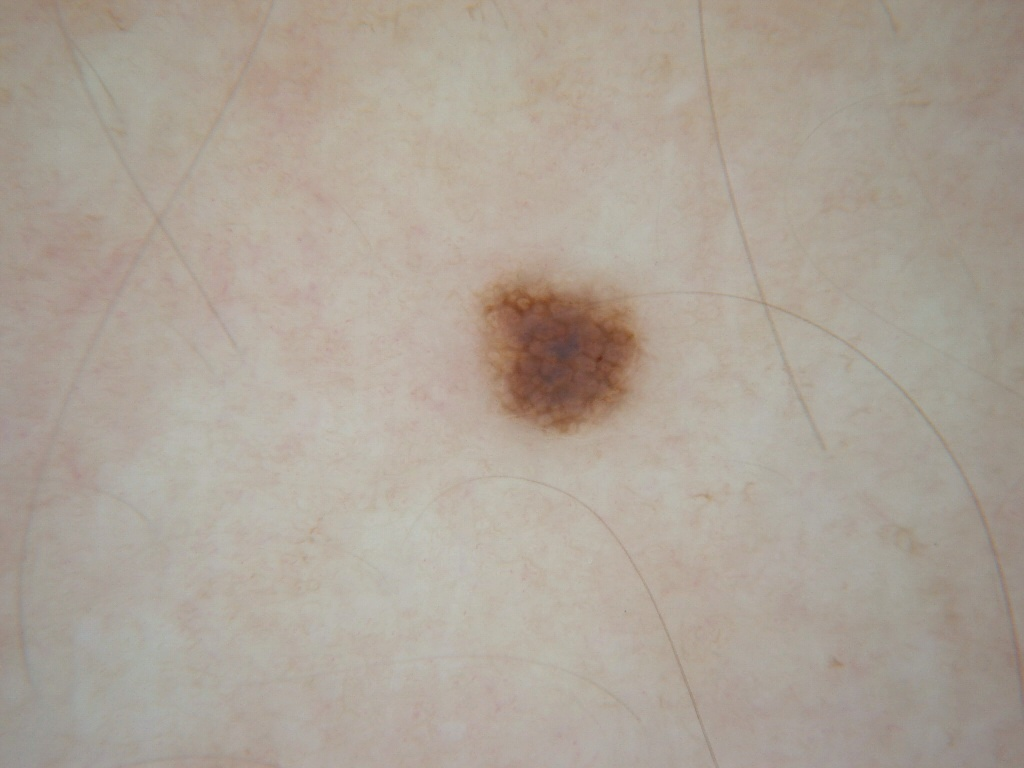
#> input picture dataset/test/SL_048.jpg, 1024 x 768 px
$ jupyter execute --allow-errors main_v1.ipynb   (shell and % lines are left out)
#> lines starting #> are read from the running program, lines starting #| are printed output that depends on the picture; after the words box and inside, x2 and y2 are one past the last pixel; in counts of white or black regions, pixels touching at a corner belong together
[cell 1]
import cv2
import numpy as np
input_dir = 'dataset/test'
output_dir = 'dataset/output'
groundtruth_dir = 'dataset/groundtruth'

import matplotlib.pyplot as plt

[cell 2]
image_no = '048'

[cell 3]
img = cv2.imread(input_dir + f'/SL_{image_no}.jpg')
#> img is the input picture: shape (768, 1024, 3); mean B, G, R 151.3, 162.9, 173.1
img_ground = cv2.imread(groundtruth_dir + f'/SL_GT_{image_no}.png')
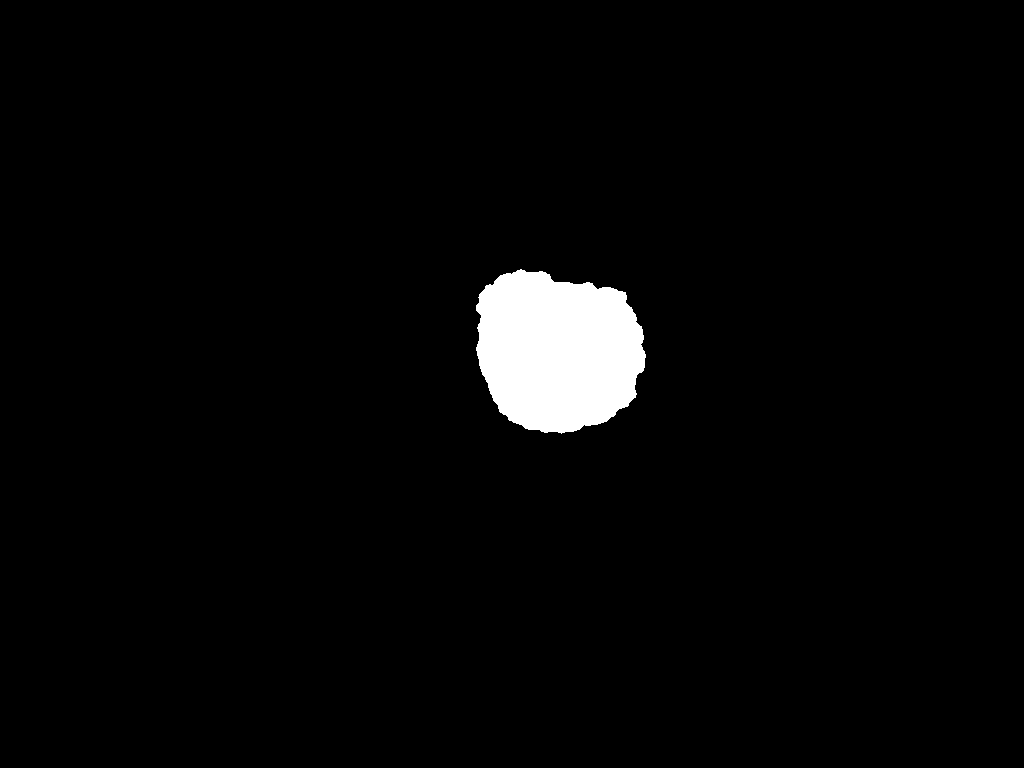
#> input picture dataset/groundtruth/SL_GT_048.png, 1024 x 768 px
#> img_ground is the input picture: shape (768, 1024, 3); 2.8% white; 1 white region, box (x1, y1, x2, y2) and area: (476, 269, 646, 434) 21889
img_rgb = cv2.cvtColor(img, cv2.COLOR_BGR2RGB)  # convert BGR to RGB
plt.imshow(img_rgb)
plt.show()

[cell 4]
img = cv2.cvtColor(img, cv2.COLOR_BGR2GRAY)
#> img: shape (768, 1024)
# Reduce noise
blur = cv2.GaussianBlur(img,(7,7),0)
img_contrast = cv2.convertScaleAbs(blur, alpha=1.2, beta=10)
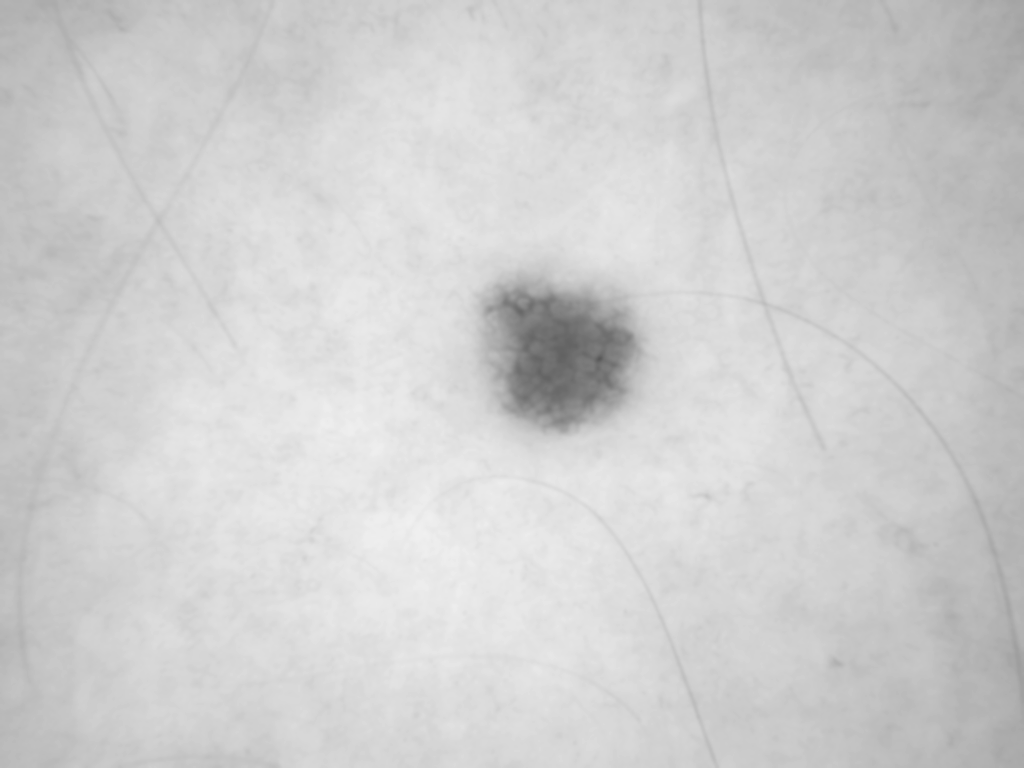
#> img_contrast: shape (768, 1024); min 89, max 240, mean 207.6

[cell 5]
plt.figure(figsize=(12,8))

plt.subplot(221), plt.imshow(img_rgb,cmap='gray')
plt.title('Original Image')
plt.xticks([]),plt.yticks([])

plt.subplot(222), plt.imshow(img,cmap='gray')
plt.title('Grayscale Image')
plt.xticks([]),plt.yticks([])

plt.subplot(223), plt.imshow(blur,cmap='gray')
plt.title('After Gaussian Blur')
plt.xticks([]),plt.yticks([])

plt.subplot(224), plt.imshow(img_contrast,cmap='gray')
plt.title('Scaled Image')
plt.xticks([]),plt.yticks([])
plt.show()

[cell 6]
ret,binary = cv2.threshold(img_contrast,0,255,cv2.THRESH_BINARY_INV+cv2.THRESH_OTSU)
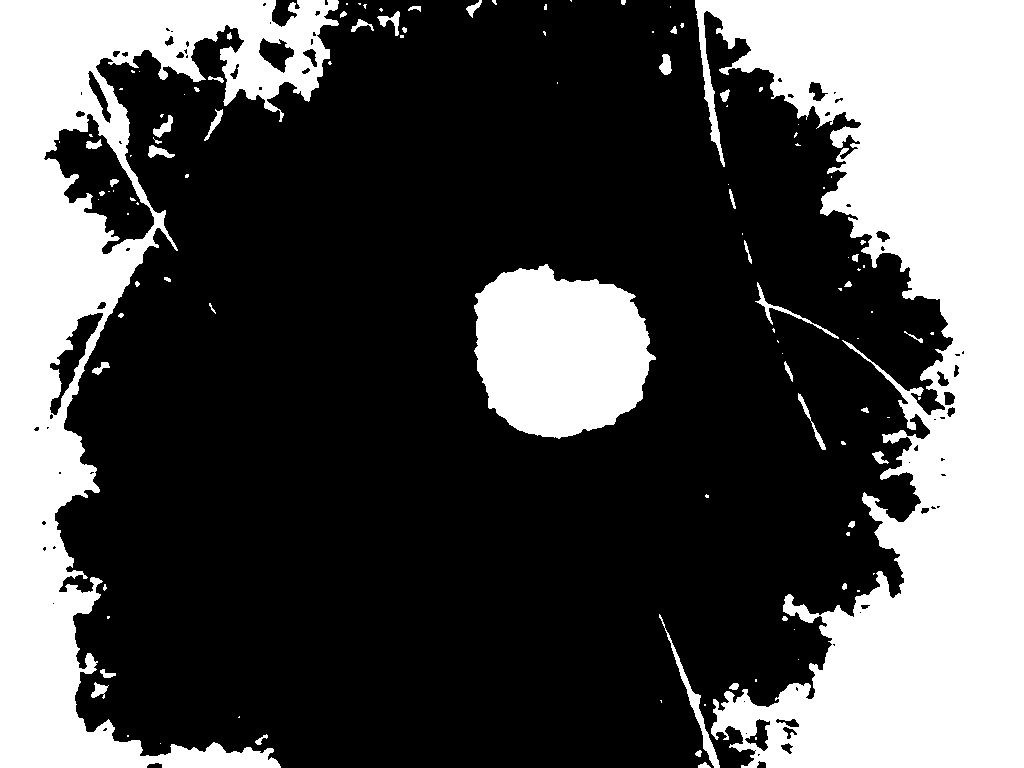
#> binary: shape (768, 1024); 32.1% white; 115 white regions (67 under 20 px), largest, box (x1, y1, x2, y2) and area: (695, 0, 1024, 768) 137042, (0, 0, 339, 768) 87066, (474, 264, 656, 439) 23952
#> ret = 202

[cell 7]
plt.figure(figsize=(12,6))
plt.subplot(121), plt.imshow(img_contrast,cmap='gray')
plt.title('Scaled Image')
plt.xticks([]),plt.yticks([])

plt.subplot(122), plt.imshow(binary,cmap='gray')
plt.title('Binary Image')
plt.xticks([]),plt.yticks([])
plt.show()

[cell 8]
# Flood fill to remove border image mask
thresh = binary.copy()
h, w = img.shape[:2]
#> h = 768; w = 1024
for row in range(h):
    if thresh[row, 0] == 255:
        cv2.floodFill(thresh, None, (0, row), 0)
    if thresh[row, w-1] == 255:
        cv2.floodFill(thresh, None, (w-1, row), 0)
#> thresh: shape (768, 1024); 3.7% white; 115 white regions (69 under 20 px), largest, box (x1, y1, x2, y2) and area: (474, 264, 656, 439) 23952, (659, 614, 720, 768) 886, (755, 282, 839, 339) 405
for col in range(w):
    if thresh[0, col] == 255:
        cv2.floodFill(thresh, None, (col, 0), 0)
    if thresh[h-1, col] == 255:
        cv2.floodFill(thresh, None, (col, h-1), 0)
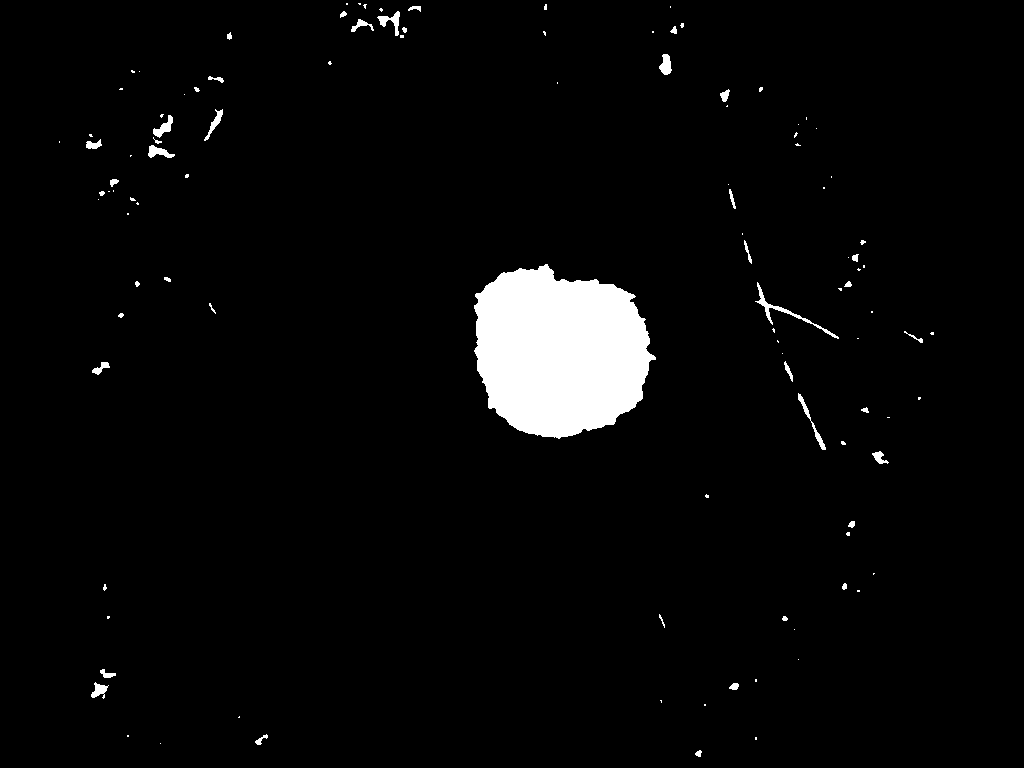
#> thresh: shape (768, 1024); 3.5% white; 110 white regions (67 under 20 px)

# Flood fill background to find inner holes
holes = thresh.copy()
cv2.floodFill(holes, None, (0, 0), 255)
#> holes: shape (768, 1024); every value is 255

# invert holes thresh, bitwise or with thresh to fill in holes
holes = cv2.bitwise_not(holes)
#> holes: shape (768, 1024); every value is 0
filled_mask = cv2.bitwise_or(thresh, holes)

[cell 9]
cnts, _ = cv2.findContours(filled_mask, cv2.RETR_EXTERNAL, cv2.CHAIN_APPROX_NONE)
#> cnts = 110 contours, 80 with area under 20; largest, box (x1, y1, x2, y2) and area: (474, 264, 656, 439) 23664, (755, 282, 839, 339) 290, (377, 11, 400, 36) 168, (153, 115, 173, 138) 161, (798, 393, 826, 450) 160
cnt = max(cnts, key=cv2.contourArea)
#> cnt = contour of 575 points, box (x1, y1, x2, y2) (474, 264, 656, 439), area 23664

out = np.zeros(filled_mask.shape, np.uint8)
cv2.drawContours(out, [cnt], -1, 255, cv2.FILLED)
#> out: shape (768, 1024); 3% white; 1 white region, box (x1, y1, x2, y2) and area: (474, 264, 656, 439) 23952
ctr_mask = cv2.bitwise_and(filled_mask, out)
# plt.imshow(ctr_mask,cmap='gray')
# plt.show()

[cell 10]
kernel = cv2.getStructuringElement(cv2.MORPH_ELLIPSE,(5,5))
#> kernel = [[0, 0, 1, 0, 0], [1, 1, 1, 1, 1], [1, 1, 1, 1, 1], [1, 1, 1, 1, 1], [0, 0, 1, 0, 0]]
dilation = cv2.dilate(ctr_mask,kernel,iterations = 5)
#> dilation: shape (768, 1024); 3.9% white; 1 white region, box (x1, y1, x2, y2) and area: (464, 254, 666, 449) 30399
# plt.imshow(dilation,cmap='gray')
# plt.show()

[cell 11]
plt.figure(figsize=(15,5))
plt.subplot(131), plt.imshow(img_rgb,cmap='gray')
plt.title('Input Image 23')
plt.xticks([]),plt.yticks([])

plt.subplot(132), plt.imshow(img_ground,cmap='gray')
plt.title('Groundtruth Image')
plt.xticks([]),plt.yticks([])

plt.subplot(133), plt.imshow(dilation,cmap='gray')
plt.title('Output Image')
plt.xticks([]),plt.yticks([])
plt.show()

[cell 12]
plt.figure(figsize=(12,10))
plt.subplot(221), plt.imshow(binary,cmap='gray')
plt.title('Binary Image')
plt.xticks([]),plt.yticks([])

plt.subplot(222), plt.imshow(thresh,cmap='gray')
plt.title('Floodfill')
plt.xticks([]),plt.yticks([])

plt.subplot(223), plt.imshow(filled_mask,cmap='gray')
plt.title('Fill Holes')
plt.xticks([]),plt.yticks([])

plt.subplot(224), plt.imshow(ctr_mask,cmap='gray')
plt.title('Largest Area Extracted')
plt.xticks([]),plt.yticks([])

plt.show()

[cell 13]
plt.figure(figsize=(12,6))
plt.subplot(121), plt.imshow(ctr_mask,cmap='gray')
plt.title('Largest Area Extracted')
plt.xticks([]),plt.yticks([])

plt.subplot(122), plt.imshow(dilation,cmap='gray')
plt.title('Dilated Image')
plt.xticks([]),plt.yticks([])
plt.show()
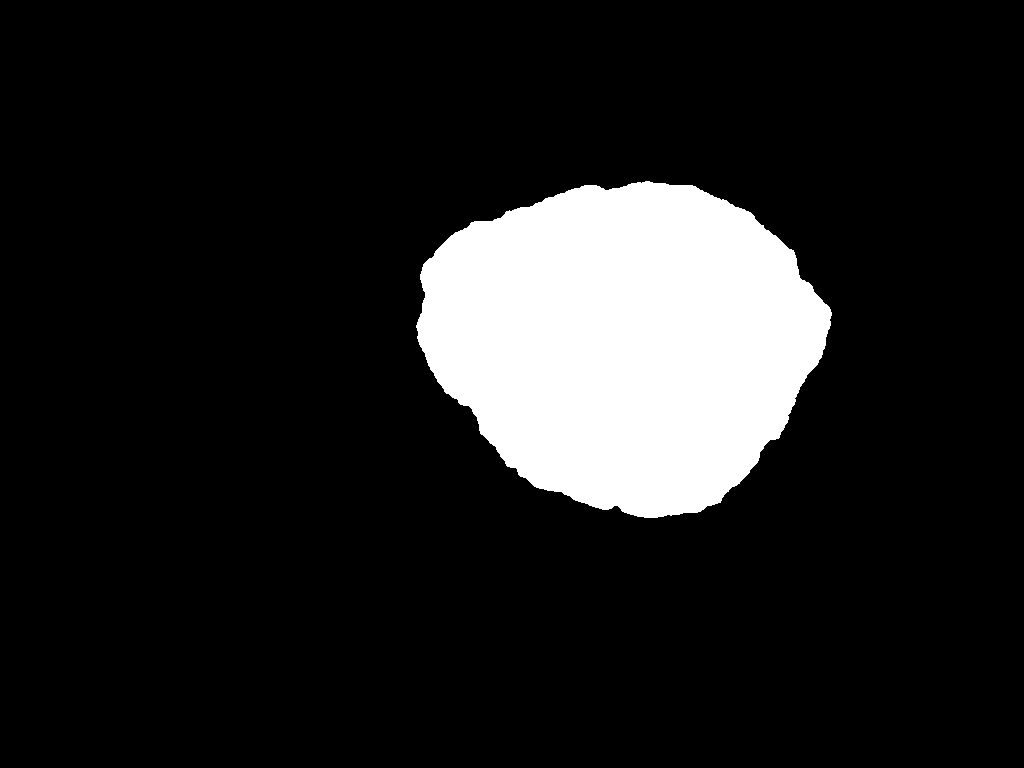
#> input picture dataset/groundtruth/SL_GT_001.png, 1024 x 768 px
#> further down, img_gt is the input picture: shape (768, 1024, 3); 13% white; 1 white region, box (x1, y1, x2, y2) and area: (416, 181, 832, 518) 102245

[cell 14]
# [33 lines of commented-out code are left out]

#> (a cell that did not finish here is left out)
